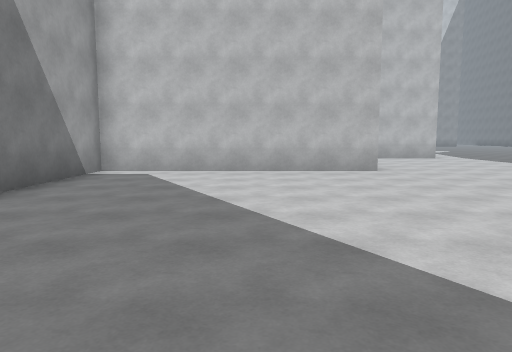
View 1 (above)

19 first-person views from a walk through a 3-D level made in the Unity game engine. The camera is 1.5 m above the floor, tilts 6° down and sees 70° across. The floor is counted in squares, 2 m on a side. Each view is taken from the middle of a square. On the plan, view 1 faces up. The plan holds only what a view shows up to about 11 squares ahead; the rest is blank. The place goes on beyond the plan.

View 2
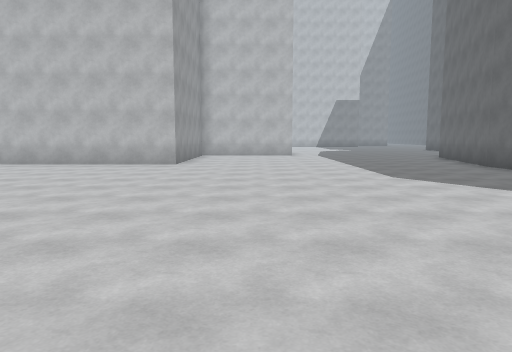

View 3
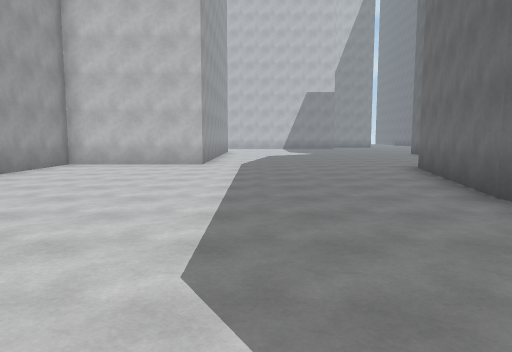

View 4
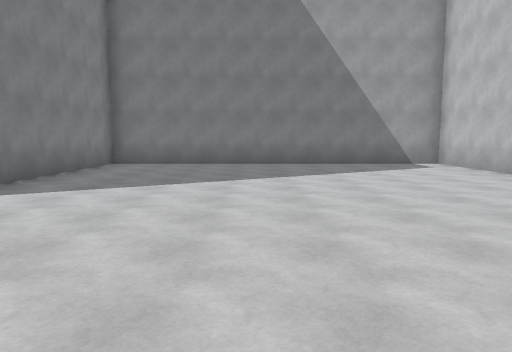

View 5
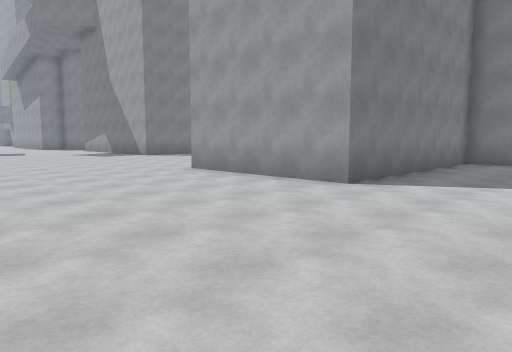

View 6
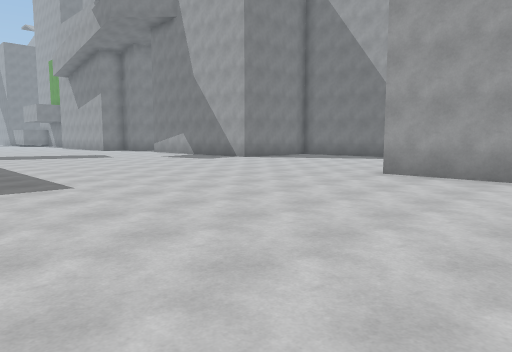

View 7
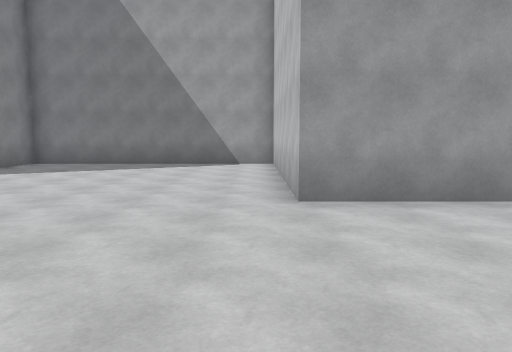

View 8
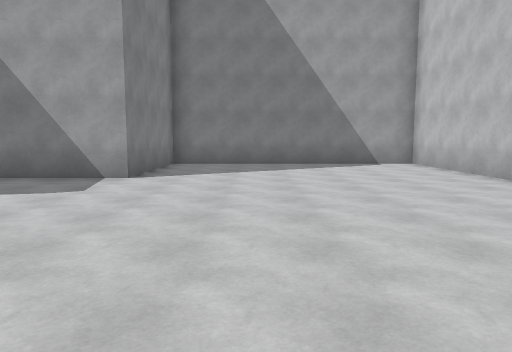

View 9
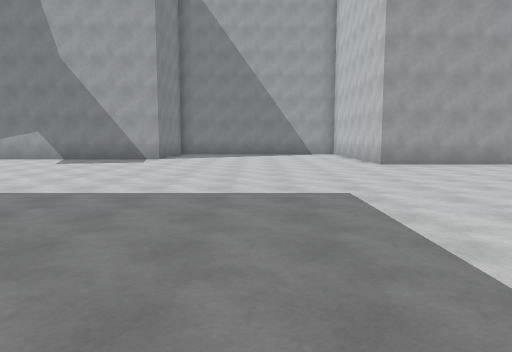

View 10
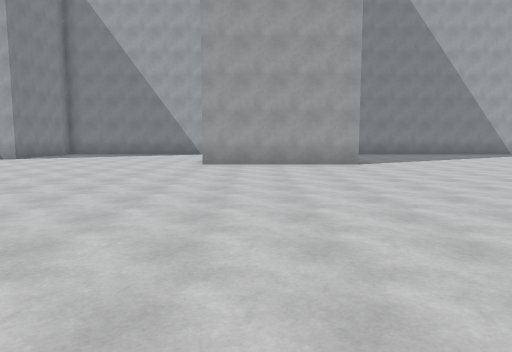

View 11
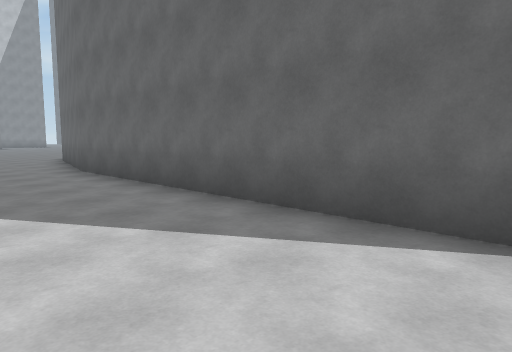

View 12
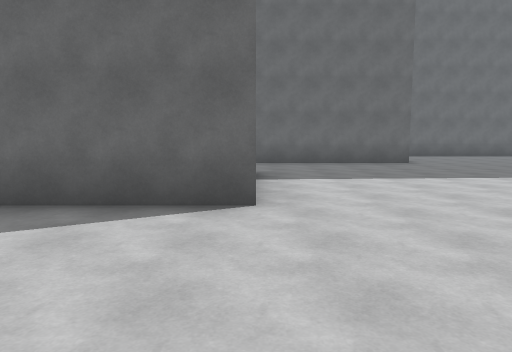

View 13
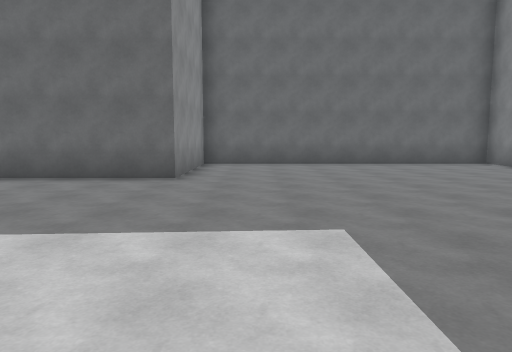

View 14
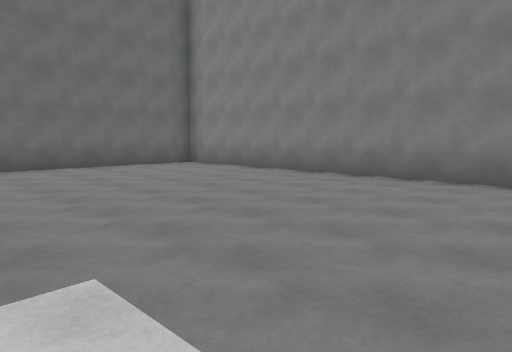

View 15
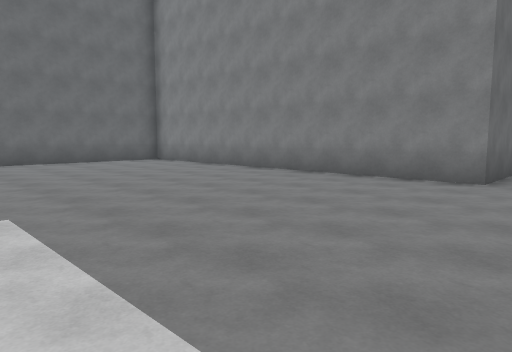

View 16
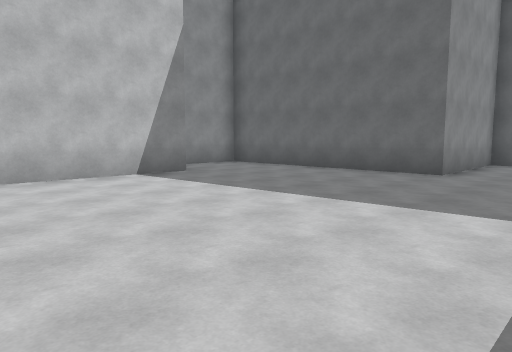

View 17
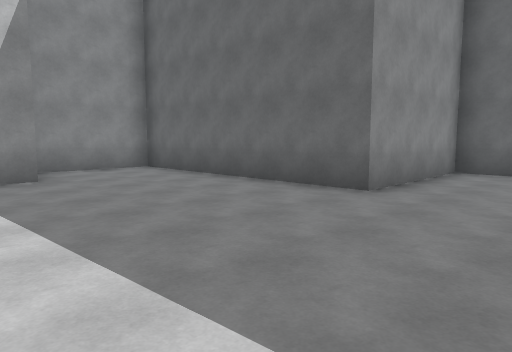

View 18
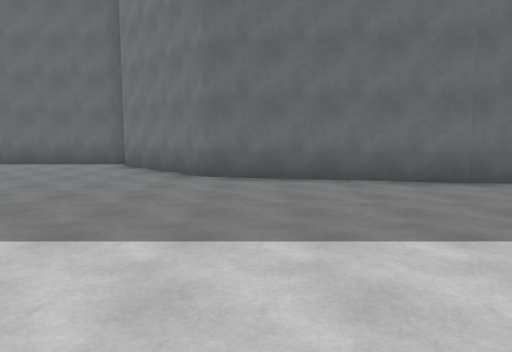

View 19
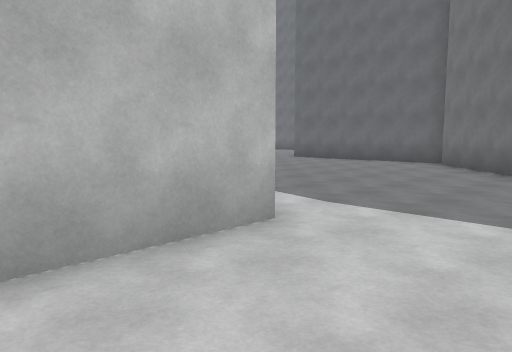

### Floor plan
Points are (right, up) in squares from view 1. A wall is a line through its corners. A room is listed if a view was taken in it or the views show most of it. See-through windows are left out.
Room 1 (views 1, 2, 3, 4, 5, 6, 7, 8, 9, 10, 11, 12, 13, 14, 15, 16, 17, 18, 19)
walls: (14.9, -1) (11, -1) (11, 7.5); (11, 7.4) (12, 12) (14.8, 14.6); (11.5, -14.5) (11.5, -13.6) (21.5, -13.6) (21.5, -5.5) (17.8, -5.5) (17.8, 0.7) (15.1, 0.7); (6.5, 13.9) (6.5, 13.2) (2.7, 13.2) (2.7, 8.3) (-3.5, 8.3) (-3.5, -1.1) (2.7, -1.1) (2.7, -5.5) (-3.5, -5.5) (-3.5, -12.4) (0.3, -12.4) (0.3, -14.5); (15.3, 14.6) (15.3, 16.5)

Where each view was taken, in squares from view 1:
view 1: 0 up, 0 right, facing up
view 2: 2 down, 5 right, facing up
view 3: 3 up, 8 right, facing up
view 4: 3 up, 7 right, facing left
view 5: 2 up, 8 right, facing down-left
view 6: 2 down, 10 right, facing down-left
view 7: 6 down, 7 right, facing left
view 8: 10 down, 7 right, facing left
view 9: 9 down, 13 right, facing left
view 10: 4 down, 13 right, facing left
view 11: 1 down, 8 right, facing up-right
view 12: 1 down, 7 right, facing right
view 13: 7 down, 11 right, facing right
view 14: 7 down, 12 right, facing down-right
view 15: 7 down, 10 right, facing down-right
view 16: 8 down, 10 right, facing up-right
view 17: 8 down, 13 right, facing up-right
view 18: 11 up, 5 right, facing right
view 19: 11 up, 4 right, facing up-right
